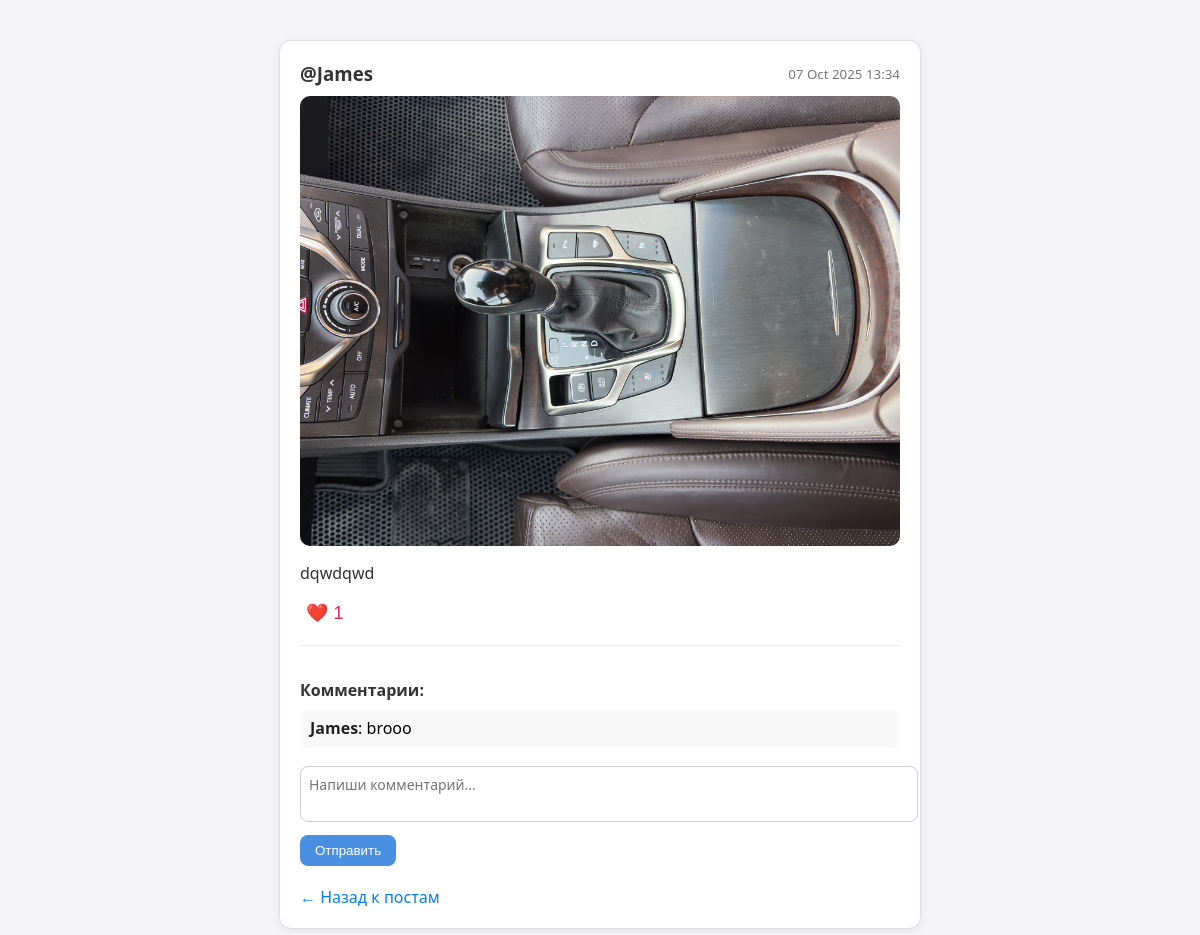
/post/8/ (signed in), run on the app's committed database.
### blog/models.py (models this page shows, shortened)
class Post (models.Model):
	author = models.ForeignKey(User, on_delete=models.CASCADE)
	image = models.ImageField(upload_to='posts/', blank=True)
	description = models.TextField()
	likes = models.ManyToManyField(User, related_name='liked_posts', blank=True)
	created_at = models.DateTimeField(auto_now_add=True)
	def total_likes(self):
		return self.likes.count()

class Comment(models.Model):
	author = models.ForeignKey(User, on_delete=models.CASCADE)
	post = models.ForeignKey('Post', on_delete=models.CASCADE, related_name='comments')
	text = models.TextField()
	created_at = models.DateTimeField(auto_now_add=True)

### blog/views.py (the view)
# urls.py: path('post/<int:post_id>/', views.post_detail, name='post_detail'),
@login_required
def post_detail(request, post_id):
    post = get_object_or_404(Post, id=post_id)
    return render(request, 'post_detail.html', {'post': post})

### blog/templates/post_detail.html (shortened to what this page needs)
<!DOCTYPE html>
<html lang="ru">
<head>
</head>
<body>
<div class="container">
  <div class="post-header">
    <h3>@{{ post.author.username }}</h3>
    <small>{{ post.created_at|date:"d M Y H:i" }}</small>
  </div>
  {% if post.image %}
    <div class="post-image">
      <img src="{{ post.image.url }}" alt="Фото поста">
    </div>
  {% endif %}
  <p class="post-description">{{ post.description|linebreaksbr }}</p>
  <form method="post" action="{% url 'like_post' post.id %}" class="like-form">
    <button type="submit">❤️ {{ post.total_likes }}</button>
  </form>
  <div class="comments-section">
    <h4>Комментарии:</h4>
    <ul class="comment-list">
      {% for comment in post.comments.all %}
        <li><strong>{{ comment.author.username }}</strong>: {{ comment.text }}</li>
      {% empty %}
        <li class="no-comments">Комментариев пока нет 🙃</li>
      {% endfor %}
    </ul>
  </div>
  <form method="post" action="{% url 'add_comment' post.id %}" class="add-comment">
    <textarea name="text" placeholder="Напиши комментарий..." rows="2"></textarea>
    <button type="submit">Отправить</button>
  </form>
  <a href="{% url 'post_list' %}" class="back-link">← Назад к постам</a>
</div>
</body>
</html>

### blog/templates/post_detail.html (style rules this page uses)
body { font-family: "Segoe UI", sans-serif; background-color: #f4f4f9; margin: 0; padding: 0; }
.container { max-width: 600px; margin: 40px auto; background-color: #fff; border-radius: 12px; box-shadow: 0 2px 8px rgba(0,0,0,0.08); padding: 20px; border: 1px solid #ddd; }
.post-header { display: flex; justify-content: space-between; align-items: center; margin-bottom: 10px; }
.post-header h3 { margin: 0; color: #333; }
.post-header small { color: #777; }
.post-image { text-align: center; margin-top: 10px; }
.post-image img { max-width: 100%; border-radius: 10px; }
.post-description { margin-top: 10px; color: #333; line-height: 1.5; }
.like-form { margin-top: 12px; }
.like-form button { background: none; border: none; cursor: pointer; font-size: 18px; color: #e0245e; transition: transform 0.1s ease; }
.comments-section { margin-top: 20px; border-top: 1px solid #eee; padding-top: 12px; }
.comments-section h4 { margin-bottom: 8px; color: #333; }
.comment-list { list-style: none; padding: 0; margin: 0; }
.comment-list li { background: #f9f9f9; border-radius: 8px; padding: 8px 10px; margin-bottom: 6px; line-height: 1.4; }
.comment-list li strong { color: #222; }
.add-comment { margin-top: 18px; }
.add-comment textarea { width: 100%; padding: 8px; border-radius: 8px; border: 1px solid #ccc; resize: none; font-family: inherit; font-size: 14px; }
.add-comment button { margin-top: 8px; padding: 8px 15px; background-color: #4A90E2; color: white; border: none; border-radius: 8px; cursor: pointer; font-weight: 500; transition: background-color 0.15s ease; }
.back-link { display: inline-block; margin-top: 20px; text-decoration: none; color: #007bff; font-weight: 500; }

### data on the page
Post: author.username "James", created_at "07 Oct 2025 13:34", image (picture), description "dqwdqwd", total_likes "1"
Comment: author.username "James", text "brooo"
